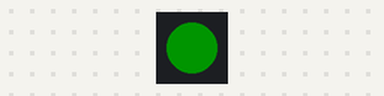
The sketch below on a simulated ESP32-S3. On the bench: 1 RGB LEDs in strip order, left to right. Dim RGB values are drawn brighter than linear.

Above: at 1.2 s.
At 2.7 s:
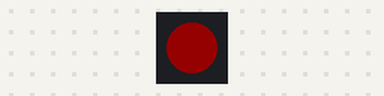
At 3.7 s:
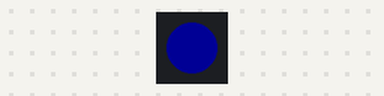
At 6.7 s:
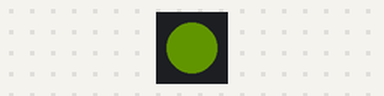
Timing chart, 0 to 7.5 s (numbered marks = the images above):
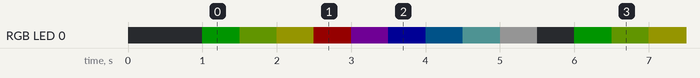

The sketch:

DiodRGB.ino
```cpp
// Скетч для проверки диода на ESP32-S3 SuperMini


#include <Adafruit_NeoPixel.h> // Подключаем библиотеку для работы с адресными RGB светодиодами NeoPixel

// Создаем объект rgbLed для управления светодиодом
/*
Параметры:
          1 - количество светодиодов (один встроенный),
          48 - пин RGB светодиод на ESP32-S3 SuperMini,
          NEO_GRB + NEO_KHZ800 - тип светодиода (цветовая схема GRB и частота 800 кГц)
*/
Adafruit_NeoPixel rgbLed(1, 48, NEO_GRB + NEO_KHZ800);

void setup() {
    rgbLed.begin(); // Инициализируем библиотеку NeoPixel (настраивает пин и тайминги)
    rgbLed.setBrightness(20); // яркость
    delay(1000);
}

void loop() {

    rgbLed.fill(0x00ff00); //Красный
    rgbLed.show(); // Отправляем данные светодиоду (обновляем его состояние)
    delay(500);

    rgbLed.fill(0xa5ff00); //Оранжевый
    rgbLed.show();
    delay(500);

    rgbLed.fill(0xffff00); //Желтый
    rgbLed.show();
    delay(500);

    rgbLed.fill(0xff0000); //Зеленый
    rgbLed.show();
    delay(500);

    rgbLed.fill(0xbf00ff); //Голубой
    rgbLed.show();
    delay(500);

    rgbLed.fill(0x0000ff); //Синий
    rgbLed.show();
    delay(500);

    rgbLed.fill(0x004b82); //Фиолетовый
    rgbLed.show();
    delay(500);

    rgbLed.fill(0x82eeee); //Розовый
    rgbLed.show();
    delay(500);

    rgbLed.fill(0xffffff); //Белый
    rgbLed.show();
    delay(500);

    rgbLed.fill(0x000000); //Выключен
    rgbLed.show();
    delay(500);

}
```

Measured:
- by itself, RGB LED 0: repeats every 5.0 s: RGB(13, 20, 0) 0.50 s, RGB(20, 20, 0) 0.50 s, RGB(20, 0, 0) 0.50 s, RGB(15, 0, 20) 0.50 s, RGB(0, 0, 20) 0.50 s, RGB(0, 6, 10) 0.50 s, RGB(10, 19, 19) 0.50 s, RGB(20, 20, 20) 0.50 s, off 0.50 s, RGB(0, 20, 0) 0.50 s
- by itself, everything shown: repeats every 5.0 s, in 10 steps
